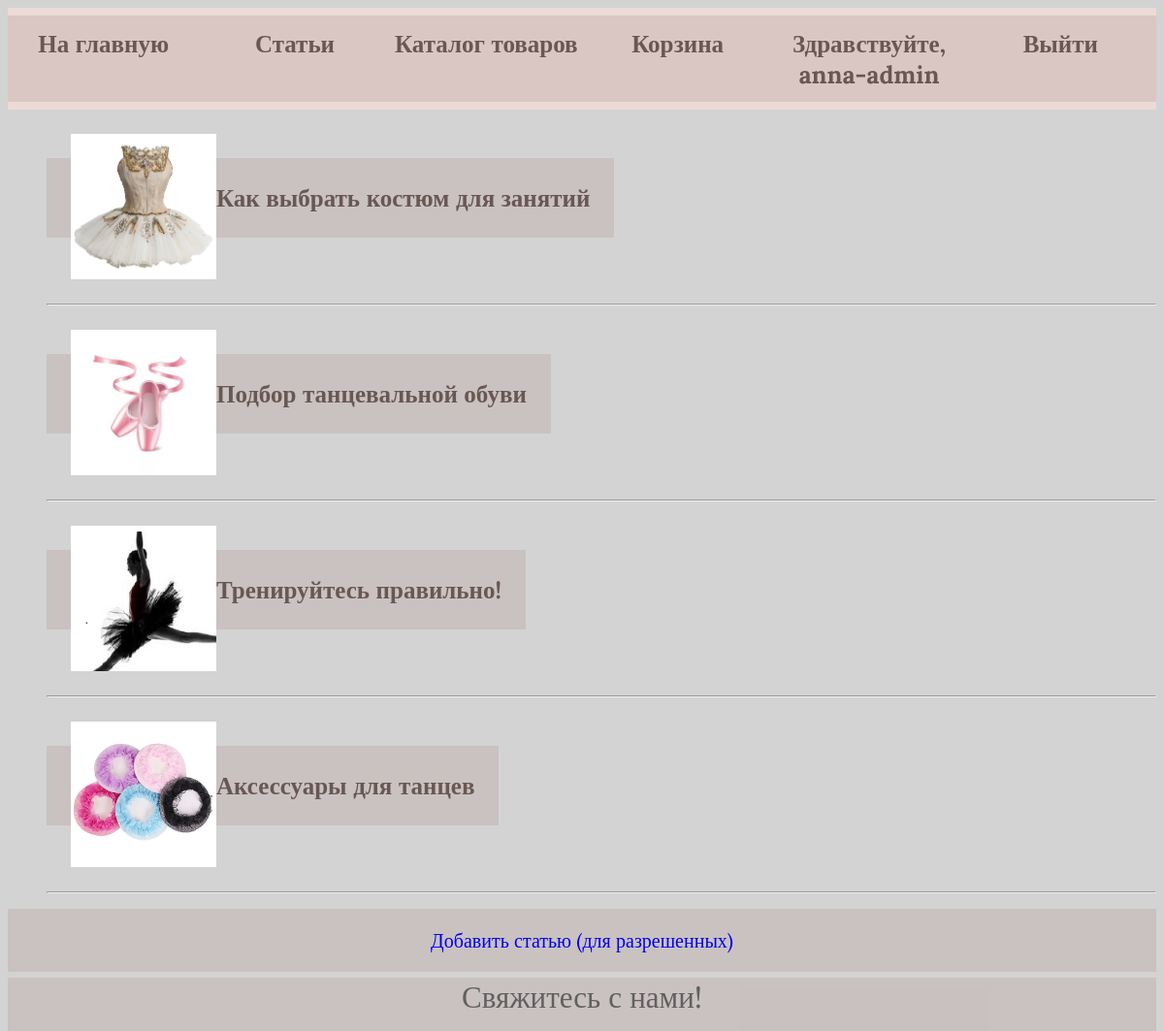
The page /welcome-dance-shop/articles/ (signed in) on the database its author committed.
### articles/models.py (models this page shows, shortened)
class Articles(models.Model):
    title = models.CharField(max_length=255, verbose_name="Тема ")
    content = models.TextField(blank=True, verbose_name="Текст")
    content2 = models.TextField(blank=True, verbose_name="Текст")
    content3 = models.TextField(blank=True, verbose_name="Текст")
    content4 = models.TextField(blank=True, verbose_name="Текст")
    photo = models.ImageField(upload_to='WelcomeDanceShop photos/articles', verbose_name="Фото")
    photo1 = models.ImageField(upload_to='WelcomeDanceShop photos/articles', verbose_name="Фото")
    time_create = models.DateTimeField(auto_now_add=True)
    time_update = models.DateTimeField(auto_now=True)
    is_published = models.BooleanField(default=True, verbose_name="Опубликовать")
    slug = models.SlugField(max_length=255, unique=True, db_index=True, verbose_name="URL")
    user = models.ForeignKey(User, verbose_name='Пользователь', on_delete=models.CASCADE, null=True)
    def get_absolute_url(self):
        return reverse("art", kwargs={'art_slug': self.slug})
    class Meta:
        verbose_name_plural = "Статьи"
        verbose_name = "статьи"

### articles/views.py (the view)
# urls.py: path('', AllArticles.as_view(), name='to_articles'),
class AllArticles(DataMixin, ListView):
    model = Articles
    template_name = 'articles/index.html'
    context_object_name = 'art_list'
    def get_context_data(self, *, object_list=None, **kwargs):
        context = super().get_context_data(**kwargs)
        c_def = self.get_user_context(title='Статьи')
        return {**context, **c_def}

### articles/utils.py (called while the page is built)
    def get_user_context(self, **kwargs):
        context = kwargs
        arts = Articles.objects.all()
        context['art_list'] = arts
        return context

### cart/cart.py (called while the page is built)
def cart(request):
    return {'cart': Cart(request)}

    def __len__(self):
        return sum(item['quantity'] for item in self.cart.values())

### articles/templates/articles/index.html
{%extends 'main/base.html'%}
{% block content %}
<ul class="two">
{% for a in art_list %}
<li>
<h3><a href="{{a.get_absolute_url}}"><img src="{{ a.photo.url }}" width=150 height=150 align=middle>{{a.title}}</a></h3>
    <hr>
</li>
{%endfor %}
</ul>
{%if user.is_staff%}
    <div class="add-art"><a href="{% url 'add_art' %}">Добавить статью (для разрешенных) </a></div>
{%endif%}
{% endblock %}

### main/templates/main/base.html (shortened to what this page needs)
<!DOCTYPE html>
{%load static%}
<html lang="en">
<head>
    <link rel="stylesheet" type="text/css" href="{%static 'main/css/styles.css'%}">
</head>
<body bgcolor="LightGrey">
{% block mainmenu%}
    <nav class="one">
    <ul>
        <li><a href="{%url 'main:to_main'%}">На главную</a></li>
        <li><a href="{%url 'to_articles'%}">Статьи</a></li>
        <li><a href="{%url 'goods'%}">Каталог товаров</a></li>
        {% with total_items=cart|length %}
            {% if total_items > 0 %}
        <li><a href="{%url 'cart:cart_detail'%}">Корзина({{total_items}})</a></li>
            {% else %}
        <li><a href="{%url 'cart:cart_detail'%}">Корзина</a></li>
            {% endif %}
        {% endwith %}
        {% if request.user.is_authenticated %}
        <li><a href="#">Здравствуйте, {{user.username}}</a></li>
        <li><a href="{%url 'main:logout'%}">Выйти</a></li>
        {% else %}
        <li><a href="{%url 'main:register'%}">Регистрация</a></li>
        <li><a href="{%url 'main:login'%}">Войти</a></li>
        {% endif %}
    </ul>
    </nav>
{% endblock mainmenu%}
<div class="wrapper">
      <div class="content">
{% block content %}
{% endblock %}
      </div></div>
<p><a class="footer" href="{%url 'main:contacts'%}">Свяжитесь с нами!</a></p>
</body>
</html>

### main/static/main/css/styles.css (style rules this page uses)
html, body { height: 100%; }
.wrapper { display: table; width: 100%; height: 100%; }
.content { display: table-row; height: 100%; width: 100%; }
h3 { font-size:25px; color: #606060; }
a { text-decoration: none; font-family: 'Lora', serif; transition: .5s linear; }
nav { display: inline-block; margin: auto; flex: 1 15%; width: 100%; font-weight: bold; }
.one ul { text-align: center; display: flex; flex-wrap: nowrap; background: #ECDAD6; margin: auto; padding: 0.5em 0; width: 100%; }
.one a { padding: 0.5em -0.5em; color: #695753; }
.one li { font-size: 25px; background: rgba(177, 152, 145, .3); display: inline-block; text-align: center; width: 20%; padding: 0.5em 0em; }
.footer { display: block; text-align: center; font-size: 31px; color: #606060; margin-top: -10px; height: 55px; background-color: rgba(177, 152, 145, .3); left: 0; bottom: 0; width: 100%; }
.add-art { display:block; position:relative; padding: 1em; background: rgba(177, 152, 145, .3); color: black; text-align: center; font-size: 20px; }
.two a { padding: 1em; background: rgba(177, 152, 145, .3); border-right: 0px solid #b19891; color: #695753; display: inline; }
.two li { display: inline; font-size: 31px; }

### rows shown on the page
Articles: photo (picture), title "Как выбрать костюм для занятий"
Articles: photo (picture), title "Подбор танцевальной обуви"
Articles: photo (picture), title "Тренируйтесь правильно!"
Articles: photo (picture), title "Аксессуары для танцев"

### other values the page prints
{{ user.username }} "anna-admin"
